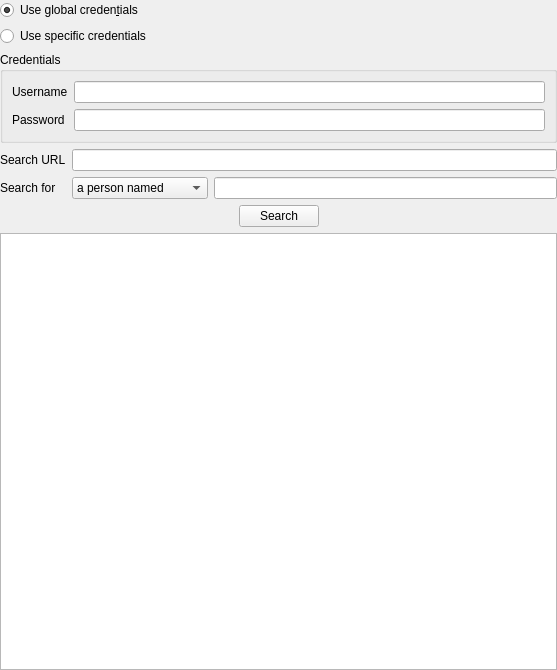
<?xml version="1.0" encoding="UTF-8"?>
<ui version="4.0">
 <class>SearchDialog</class>
 <widget class="QWidget" name="SearchDialog">
  <property name="geometry">
   <rect>
    <x>0</x>
    <y>0</y>
    <width>557</width>
    <height>670</height>
   </rect>
  </property>
  <property name="locale">
   <locale language="English" country="UnitedStates"/>
  </property>
  <layout class="QVBoxLayout" name="verticalLayout">
   <property name="leftMargin">
    <number>0</number>
   </property>
   <property name="topMargin">
    <number>0</number>
   </property>
   <property name="rightMargin">
    <number>0</number>
   </property>
   <property name="bottomMargin">
    <number>0</number>
   </property>
   <item>
    <widget class="QRadioButton" name="useDefaultCreds">
     <property name="text">
      <string>Use global creden&amp;tials</string>
     </property>
     <property name="checked">
      <bool>true</bool>
     </property>
    </widget>
   </item>
   <item>
    <widget class="QRadioButton" name="useSpecificCreds">
     <property name="text">
      <string>Use specific credentials</string>
     </property>
    </widget>
   </item>
   <item>
    <widget class="QGroupBox" name="credentialsGroup">
     <property name="title">
      <string>Credentials</string>
     </property>
     <layout class="QFormLayout" name="formLayout_2">
      <item row="0" column="0">
       <widget class="QLabel" name="label_4">
        <property name="toolTip">
         <string comment="The user's login on the remote server"/>
        </property>
        <property name="locale">
         <locale language="English" country="UnitedStates"/>
        </property>
        <property name="text">
         <string>Username</string>
        </property>
       </widget>
      </item>
      <item row="0" column="1">
       <widget class="KLineEdit" name="username"/>
      </item>
      <item row="1" column="0">
       <widget class="QLabel" name="label_5">
        <property name="toolTip">
         <string comment="The user's login on the remote server"/>
        </property>
        <property name="locale">
         <locale language="English" country="UnitedStates"/>
        </property>
        <property name="text">
         <string>Password</string>
        </property>
       </widget>
      </item>
      <item row="1" column="1">
       <widget class="KLineEdit" name="password">
        <property name="echoMode">
         <enum>QLineEdit::Password</enum>
        </property>
       </widget>
      </item>
     </layout>
    </widget>
   </item>
   <item>
    <layout class="QFormLayout" name="formLayout">
     <item row="0" column="0">
      <widget class="QLabel" name="label">
       <property name="text">
        <string>Search URL</string>
       </property>
      </widget>
     </item>
     <item row="0" column="1">
      <widget class="KLineEdit" name="searchUrl"/>
     </item>
     <item row="1" column="0">
      <widget class="QLabel" name="label_2">
       <property name="text">
        <string>Search for</string>
       </property>
      </widget>
     </item>
     <item row="1" column="1">
      <layout class="QHBoxLayout" name="horizontalLayout">
       <item>
        <widget class="QComboBox" name="searchType">
         <item>
          <property name="text">
           <string>a person named</string>
          </property>
         </item>
         <item>
          <property name="text">
           <string>a contact with email</string>
          </property>
         </item>
        </widget>
       </item>
       <item>
        <widget class="KLineEdit" name="searchParam"/>
       </item>
      </layout>
     </item>
    </layout>
   </item>
   <item>
    <layout class="QHBoxLayout" name="horizontalLayout_2">
     <item>
      <spacer name="horizontalSpacer">
       <property name="orientation">
        <enum>Qt::Horizontal</enum>
       </property>
       <property name="sizeHint" stdset="0">
        <size>
         <width>40</width>
         <height>20</height>
        </size>
       </property>
      </spacer>
     </item>
     <item>
      <widget class="QPushButton" name="searchButton">
       <property name="text">
        <string>Search</string>
       </property>
      </widget>
     </item>
     <item>
      <spacer name="horizontalSpacer_2">
       <property name="orientation">
        <enum>Qt::Horizontal</enum>
       </property>
       <property name="sizeHint" stdset="0">
        <size>
         <width>40</width>
         <height>20</height>
        </size>
       </property>
      </spacer>
     </item>
    </layout>
   </item>
   <item>
    <widget class="QListView" name="searchResults">
     <property name="editTriggers">
      <set>QAbstractItemView::NoEditTriggers</set>
     </property>
     <property name="selectionMode">
      <enum>QAbstractItemView::ExtendedSelection</enum>
     </property>
     <property name="iconSize">
      <size>
       <width>24</width>
       <height>24</height>
      </size>
     </property>
     <property name="spacing">
      <number>2</number>
     </property>
    </widget>
   </item>
  </layout>
 </widget>
 <customwidgets>
  <customwidget>
   <class>KLineEdit</class>
   <extends>QLineEdit</extends>
   <header>klineedit.h</header>
  </customwidget>
 </customwidgets>
 <resources/>
 <connections>
  <connection>
   <sender>searchParam</sender>
   <signal>returnPressed()</signal>
   <receiver>searchButton</receiver>
   <slot>animateClick()</slot>
   <hints>
    <hint type="sourcelabel">
     <x>358</x>
     <y>212</y>
    </hint>
    <hint type="destinationlabel">
     <x>107</x>
     <y>243</y>
    </hint>
   </hints>
  </connection>
  <connection>
   <sender>useSpecificCreds</sender>
   <signal>toggled(bool)</signal>
   <receiver>credentialsGroup</receiver>
   <slot>setVisible(bool)</slot>
   <hints>
    <hint type="sourcelabel">
     <x>82</x>
     <y>43</y>
    </hint>
    <hint type="destinationlabel">
     <x>100</x>
     <y>68</y>
    </hint>
   </hints>
  </connection>
 </connections>
</ui>
